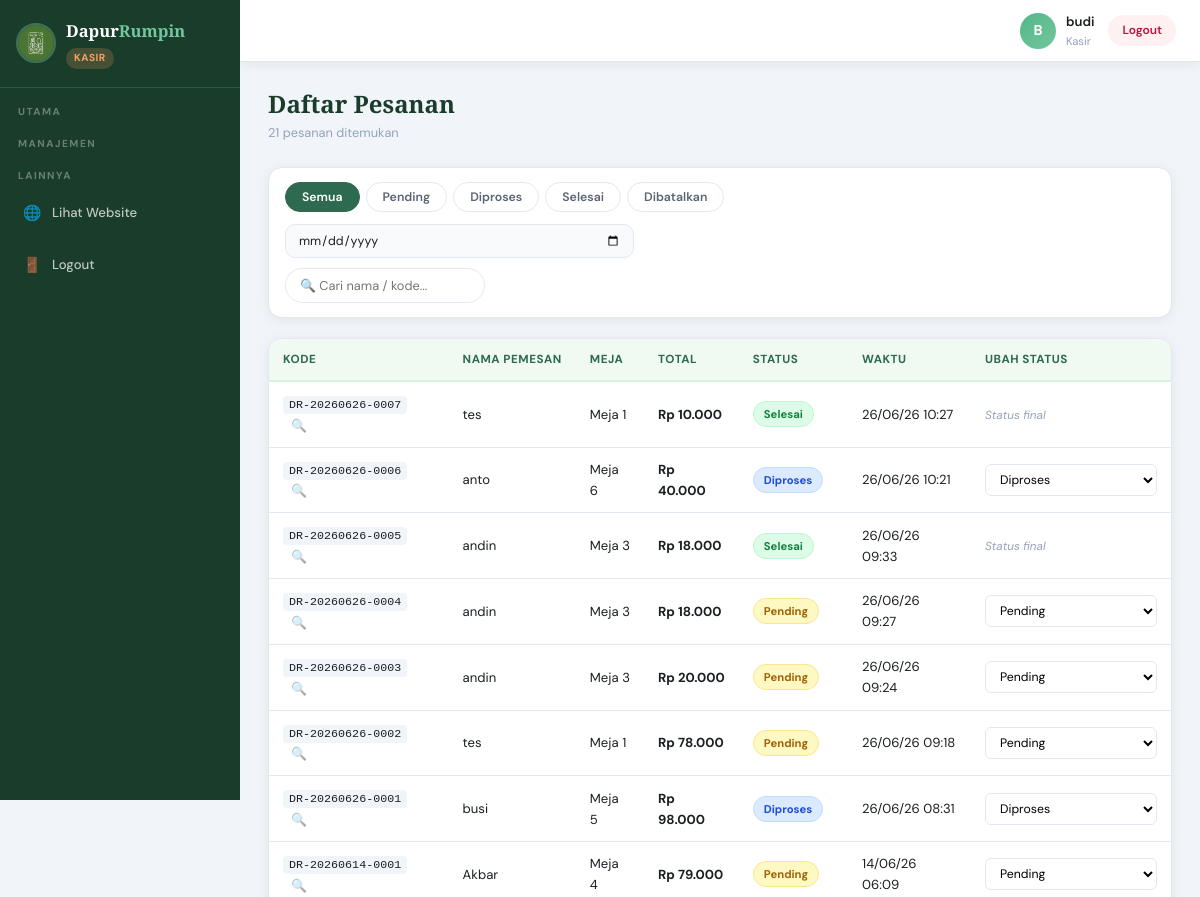
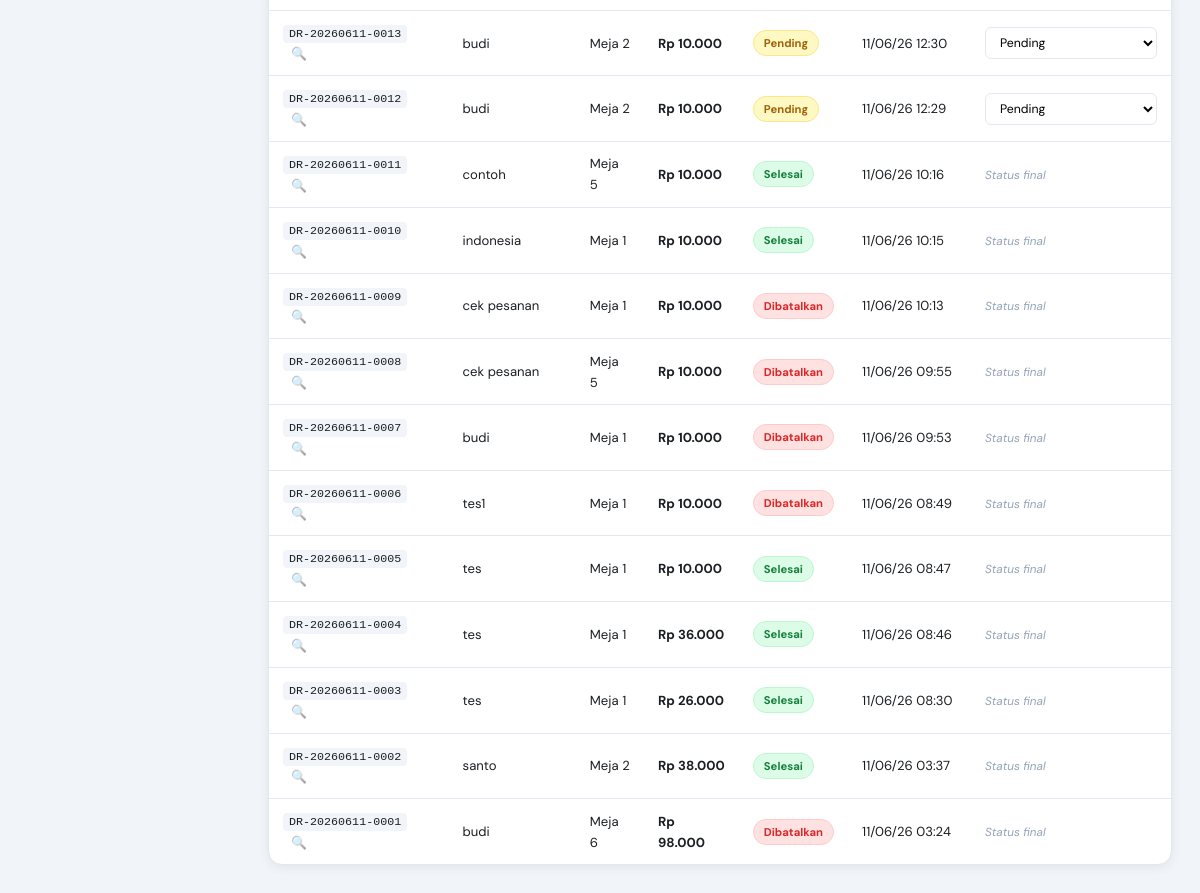
Screenshot of /staff/pesanan.php (signed in) with the database file from the repository (2 pictures, top to bottom).
### tables this page shows
CREATE TABLE `pesanan` (
  `id` int(10) UNSIGNED NOT NULL,
  `kode_pesanan` varchar(30) NOT NULL,
  `nama_pemesan` varchar(100) NOT NULL,
  `nomor_meja` varchar(20) NOT NULL,
  `total_harga` int(10) UNSIGNED NOT NULL,
  `payment_method` enum('qris','tunai') DEFAULT NULL,
  `paid_at` timestamp NULL DEFAULT NULL,
  `status` enum('pending','diproses','selesai','dibatalkan') NOT NULL DEFAULT 'pending',
  `created_at` timestamp NOT NULL DEFAULT current_timestamp(),
  `updated_at` timestamp NOT NULL DEFAULT current_timestamp() ON UPDATE current_timestamp()
);

### staff/pesanan.php (the view, shortened to what this page needs)
<?php
require_once '../config/db.php';
$filterStatus = $_GET['status'] ?? 'semua';
$filterDate   = $_GET['tgl']    ?? '';
$search       = trim($_GET['q'] ?? '');
$sql    = "SELECT * FROM pesanan WHERE 1=1";
$params = [];
$sql .= " ORDER BY created_at DESC";
$stmt     = $pdo->prepare($sql);
$stmt->execute($params);
$pesanans = $stmt->fetchAll();
function statusBadge(string $s): string {
    return match($s) {
        'pending'    => 'badge-pending',
        'diproses'   => 'badge-diproses',
        'selesai'    => 'badge-selesai',
        'dibatalkan' => 'badge-dibatalkan',
        default      => ''
    };
}
?>
<!DOCTYPE html>
<html lang="id">
<head>
  <link rel="stylesheet" href="../css/dashboard.css">
</head>
<body>
<?php include '../admin/_sidebar.php'; ?>
<div class="main-content">
  <?php include '../admin/_topbar.php'; ?>
  <div class="page-body">
    <div class="page-title-wrap">
      <div>
        <h2 class="page-title">Daftar Pesanan</h2>
        <p class="page-sub"><?= count($pesanans) ?> pesanan ditemukan</p>
      </div>
    </div>
    <div class="card">
      <form method="GET" class="filter-bar filter-bar-col">
        <div class="filter-tabs">
          <?php foreach ([
            'semua'     => 'Semua',
            'pending'   => 'Pending',
            'diproses'  => 'Diproses',
            'selesai'   => 'Selesai',
            'dibatalkan'=> 'Dibatalkan',
          ] as $val => $lbl): ?>
            <button type="submit" name="status" value="<?= $val ?>"
              class="filter-tab <?= $filterStatus === $val ? 'active' : '' ?>">
              <?= $lbl ?>
            </button>
          <?php endforeach; ?>
        </div>
        <div class="filter-row-right">
          <input type="date" name="tgl" value="<?= htmlspecialchars($filterDate) ?>"
                 class="form-input form-input-sm" onchange="this.form.submit()">
          <input type="text"  name="q"   value="<?= htmlspecialchars($search) ?>"
                 class="search-input" placeholder="🔍 Cari nama / kode..."
                 onchange="this.form.submit()">
        </div>
      </form>
    </div>
    <div class="card">
      <div class="table-wrap">
        <table class="data-table">
          <thead>
            <tr>
              <th>Kode</th>
              <th>Nama Pemesan</th>
              <th>Meja</th>
              <th>Total</th>
              <th>Status</th>
              <th>Waktu</th>
              <th width="200">Ubah Status</th>
            </tr>
          </thead>
          <tbody>
            <?php if (empty($pesanans)): ?>
              <tr><td colspan="7" class="td-empty">Tidak ada pesanan ditemukan.</td></tr>
            <?php else: ?>
              <?php foreach ($pesanans as $p): ?>
              <tr id="row-<?= $p['id'] ?>">
                <td>
                  <code class="kode-pesanan"><?= htmlspecialchars($p['kode_pesanan']) ?></code>
                  <button class="btn-detail-pesanan"
                          onclick="lihatDetail(<?= $p['id'] ?>)"
                          title="Lihat detail item">🔍</button>
                </td>
                <td><?= htmlspecialchars($p['nama_pemesan']) ?></td>
                <td>Meja <?= htmlspecialchars($p['nomor_meja']) ?></td>
                <td><strong>Rp <?= number_format($p['total_harga'], 0, ',', '.') ?></strong></td>
                <td><span class="badge <?= statusBadge($p['status']) ?>"><?= ucfirst($p['status']) ?></span></td>
                <td><?= date('d/m/y H:i', strtotime($p['created_at'])) ?></td>
                <td>
                  <?php if ($p['status'] !== 'selesai' && $p['status'] !== 'dibatalkan'): ?>
                  <form method="POST" class="inline-form">
                    <select name="status" class="select-status" onchange="this.form.submit()">
                      <option value="pending"  <?= $p['status']==='pending'  ?'selected':'' ?>>Pending</option>
                      <option value="diproses" <?= $p['status']==='diproses' ?'selected':'' ?>>Diproses</option>
                    </select>
                  </form>
                  <?php else: ?>
                    <span class="status-final">Status final</span>
                  <?php endif; ?>
                </td>
              </tr>
              <?php endforeach; ?>
            <?php endif; ?>
          </tbody>
        </table>
      </div>
    </div>
  </div>
</div>
</body>
</html>

### css/dashboard.css (style rules this page uses)
:root { --hijau-tua: #1a3c2b; --hijau-utama: #2d6a4f; --hijau-muda: #52b788; --hijau-cerah: #74c69d; --hijau-pucat: #d8f3dc; --hijau-pastel: #f0faf2; --kuning-aksen: #f4a261; --abu: #5a6472; --abu-muda: #94a3b8; --gelap: #1b1f23; --putih: #ffffff; --bg-dash: #f1f5f9; --border: #e2e8f0; --sidebar-w: 240px; --topbar-h: 62px; --radius-lg: 14px; --radius-md: 10px; --radius-sm: 6px; --shadow: 0 2px 12px rgba(0,0,0,0.07); --shadow-md: 0 4px 24px rgba(0,0,0,0.1); --transition: all 0.3s cubic-bezier(.4,0,.2,1); }
*, *::before, *::after { box-sizing: border-box; margin: 0; padding: 0; }
html { font-size: 15px; scroll-behavior: smooth; }
body { font-family: 'DM Sans', sans-serif; background: var(--bg-dash); color: var(--gelap); line-height: 1.6; display: flex; min-height: 100vh; }
.main-content { margin-left: var(--sidebar-w); flex: 1; display: flex; flex-direction: column; min-height: 100vh; }
.page-body { padding: 28px 28px 60px; flex: 1; }
.page-title-wrap { display: flex; align-items: flex-start; justify-content: space-between; margin-bottom: 24px; flex-wrap: wrap; gap: 12px; }
.page-title { font-family: 'Playfair Display', serif; font-size: 1.6rem; font-weight: 800; color: var(--hijau-tua); line-height: 1.2; }
.page-sub { font-size: 0.85rem; color: var(--abu-muda); margin-top: 4px; }
.card { background: var(--putih); border-radius: var(--radius-lg); border: 1px solid var(--border); box-shadow: var(--shadow); overflow: hidden; margin-bottom: 20px; }
.table-wrap { overflow-x: auto; }
.data-table { width: 100%; border-collapse: collapse; font-size: 0.875rem; }
.data-table thead tr { background: var(--hijau-pastel); }
.data-table th { padding: 11px 14px; text-align: left; font-size: 0.78rem; font-weight: 700; text-transform: uppercase; letter-spacing: 0.5px; color: var(--hijau-utama); white-space: nowrap; border-bottom: 2px solid var(--hijau-pucat); }
.data-table td { padding: 11px 14px; border-bottom: 1px solid var(--border); vertical-align: middle; }
.data-table tbody tr:last-child td { border-bottom: none; }
.badge { display: inline-block; padding: 3px 10px; border-radius: 50px; font-size: 0.75rem; font-weight: 700; }
.badge-pending { background: #fef9c3; color: #a16207; border: 1px solid #fde68a; }
.badge-diproses { background: #dbeafe; color: #1d4ed8; border: 1px solid #bfdbfe; }
.badge-selesai { background: #dcfce7; color: #15803d; border: 1px solid #bbf7d0; }
.badge-dibatalkan { background: #fee2e2; color: #dc2626; border: 1px solid #fecaca; }
.filter-bar { padding: 14px 16px; display: flex; align-items: center; gap: 12px; flex-wrap: wrap; }
.filter-bar-col { flex-direction: column; align-items: flex-start; }
.filter-tabs { display: flex; gap: 6px; flex-wrap: wrap; }
.filter-tab { padding: 6px 16px; border-radius: 50px; border: 1.5px solid var(--border); background: var(--putih); color: var(--abu); font-family: 'DM Sans', sans-serif; font-size: 0.82rem; font-weight: 600; cursor: pointer; transition: var(--transition); }
.filter-tab.active { background: var(--hijau-utama); color: var(--putih); border-color: var(--hijau-utama); }
.filter-row-right { display: flex; gap: 10px; flex-wrap: wrap; }
.search-input { padding: 8px 14px; border: 1.5px solid var(--border); border-radius: 50px; font-family: 'DM Sans', sans-serif; font-size: 0.85rem; outline: none; transition: var(--transition); min-width: 200px; }
.form-input { padding: 10px 14px; border: 1.5px solid var(--border); border-radius: var(--radius-md); font-family: 'DM Sans', sans-serif; font-size: 0.9rem; color: var(--gelap); outline: none; transition: var(--transition); background: #f8fafc; width: 100%; }
.form-input-sm { padding: 7px 12px; font-size: 0.83rem; }
.select-status { padding: 6px 10px; border: 1.5px solid var(--border); border-radius: var(--radius-sm); font-family: 'DM Sans', sans-serif; font-size: 0.82rem; cursor: pointer; outline: none; background: var(--putih); transition: var(--transition); width: 100%; }
.inline-form { display: inline-block; width: 100%; }
.status-final { font-size: 0.78rem; color: var(--abu-muda); font-style: italic; }
.kode-pesanan { font-size: 0.78rem; background: #f1f5f9; padding: 2px 6px; border-radius: 4px; }
.btn-detail-pesanan { background: none; border: none; cursor: pointer; font-size: 0.85rem; padding: 2px 4px; margin-left: 4px; opacity: 0.6; transition: var(--transition); }

### rows the page displays
pesanan: kode_pesanan "DR-20260626-0007", nama_pemesan "tes", nomor_meja "1", total_harga "10.000", status "Selesai", created_at "26/06/26 10:27", shows "Status final"
pesanan: kode_pesanan "DR-20260626-0006", nama_pemesan "anto", nomor_meja "6", total_harga "40.000", status "Diproses", created_at "26/06/26 10:21"
pesanan: kode_pesanan "DR-20260626-0005", nama_pemesan "andin", nomor_meja "3", total_harga "18.000", status "Selesai", created_at "26/06/26 09:33", shows "Status final"
pesanan: kode_pesanan "DR-20260626-0004", nama_pemesan "andin", nomor_meja "3", total_harga "18.000", status "Pending", created_at "26/06/26 09:27"
pesanan: kode_pesanan "DR-20260626-0003", nama_pemesan "andin", nomor_meja "3", total_harga "20.000", status "Pending", created_at "26/06/26 09:24"
pesanan: kode_pesanan "DR-20260626-0002", nama_pemesan "tes", nomor_meja "1", total_harga "78.000", status "Pending", created_at "26/06/26 09:18"
pesanan: kode_pesanan "DR-20260626-0001", nama_pemesan "busi", nomor_meja "5", total_harga "98.000", status "Diproses", created_at "26/06/26 08:31"
pesanan: kode_pesanan "DR-20260614-0001", nama_pemesan "Akbar", nomor_meja "4", total_harga "79.000", status "Pending", created_at "14/06/26 06:09"
pesanan: kode_pesanan "DR-20260611-0013", nama_pemesan "budi", nomor_meja "2", total_harga "10.000", status "Pending", created_at "11/06/26 12:30"
pesanan: kode_pesanan "DR-20260611-0012", nama_pemesan "budi", nomor_meja "2", total_harga "10.000", status "Pending", created_at "11/06/26 12:29"
pesanan: kode_pesanan "DR-20260611-0011", nama_pemesan "contoh", nomor_meja "5", total_harga "10.000", status "Selesai", created_at "11/06/26 10:16", shows "Status final"
pesanan: kode_pesanan "DR-20260611-0010", nama_pemesan "indonesia", nomor_meja "1", total_harga "10.000", status "Selesai", created_at "11/06/26 10:15", shows "Status final"
pesanan: kode_pesanan "DR-20260611-0009", nama_pemesan "cek pesanan", nomor_meja "1", total_harga "10.000", status "Dibatalkan", created_at "11/06/26 10:13", shows "Status final"
pesanan: kode_pesanan "DR-20260611-0008", nama_pemesan "cek pesanan", nomor_meja "5", total_harga "10.000", status "Dibatalkan", created_at "11/06/26 09:55", shows "Status final"
pesanan: kode_pesanan "DR-20260611-0007", nama_pemesan "budi", nomor_meja "1", total_harga "10.000", status "Dibatalkan", created_at "11/06/26 09:53", shows "Status final"
pesanan: kode_pesanan "DR-20260611-0006", nama_pemesan "tes1", nomor_meja "1", total_harga "10.000", status "Dibatalkan", created_at "11/06/26 08:49", shows "Status final"
pesanan: kode_pesanan "DR-20260611-0005", nama_pemesan "tes", nomor_meja "1", total_harga "10.000", status "Selesai", created_at "11/06/26 08:47", shows "Status final"
pesanan: kode_pesanan "DR-20260611-0004", nama_pemesan "tes", nomor_meja "1", total_harga "36.000", status "Selesai", created_at "11/06/26 08:46", shows "Status final"
pesanan: kode_pesanan "DR-20260611-0003", nama_pemesan "tes", nomor_meja "1", total_harga "26.000", status "Selesai", created_at "11/06/26 08:30", shows "Status final"
pesanan: kode_pesanan "DR-20260611-0002", nama_pemesan "santo", nomor_meja "2", total_harga "38.000", status "Selesai", created_at "11/06/26 03:37", shows "Status final"
pesanan: kode_pesanan "DR-20260611-0001", nama_pemesan "budi", nomor_meja "6", total_harga "98.000", status "Dibatalkan", created_at "11/06/26 03:24", shows "Status final"

### other values shown
getRoleLabel($role) "KASIR"
substr($user['nama'], 0, 1) "B"
$user['nama'] "budi"
$user['role'] "Kasir"
count($pesanans) "21"
$lbl "Semua"
$lbl "Pending"
$lbl "Diproses"
$lbl "Selesai"
$lbl "Dibatalkan"
